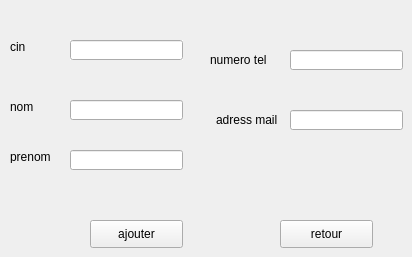
      <widget class="QWidget" name="tab_14">
       <attribute name="title">
        <string>ajouter client</string>
       </attribute>
       <widget class="QPushButton" name="ajouterclie">
        <property name="geometry">
         <rect>
          <x>90</x>
          <y>220</y>
          <width>93</width>
          <height>28</height>
         </rect>
        </property>
        <property name="text">
         <string>ajouter</string>
        </property>
       </widget>
       <widget class="QLineEdit" name="c_cin">
        <property name="geometry">
         <rect>
          <x>70</x>
          <y>40</y>
          <width>113</width>
          <height>20</height>
         </rect>
        </property>
        <property name="autoFillBackground">
         <bool>true</bool>
        </property>
       </widget>
       <widget class="QLineEdit" name="c_nom">
        <property name="geometry">
         <rect>
          <x>70</x>
          <y>100</y>
          <width>113</width>
          <height>20</height>
         </rect>
        </property>
        <property name="styleSheet">
         <string notr="true"/>
        </property>
       </widget>
       <widget class="QLineEdit" name="c_prenom">
        <property name="geometry">
         <rect>
          <x>70</x>
          <y>150</y>
          <width>113</width>
          <height>20</height>
         </rect>
        </property>
       </widget>
       <widget class="QLabel" name="label_27">
        <property name="geometry">
         <rect>
          <x>10</x>
          <y>40</y>
          <width>47</width>
          <height>13</height>
         </rect>
        </property>
        <property name="text">
         <string>cin</string>
        </property>
       </widget>
       <widget class="QLabel" name="label_28">
        <property name="geometry">
         <rect>
          <x>10</x>
          <y>100</y>
          <width>47</width>
          <height>13</height>
         </rect>
        </property>
        <property name="text">
         <string>nom</string>
        </property>
       </widget>
       <widget class="QLabel" name="label_34">
        <property name="geometry">
         <rect>
          <x>10</x>
          <y>150</y>
          <width>47</width>
          <height>13</height>
         </rect>
        </property>
        <property name="text">
         <string>prenom</string>
        </property>
       </widget>
       <widget class="QPushButton" name="pushButton_11">
        <property name="geometry">
         <rect>
          <x>280</x>
          <y>220</y>
          <width>93</width>
          <height>28</height>
         </rect>
        </property>
        <property name="text">
         <string>retour</string>
        </property>
       </widget>
       <widget class="QLineEdit" name="c_num">
        <property name="geometry">
         <rect>
          <x>290</x>
          <y>50</y>
          <width>113</width>
          <height>20</height>
         </rect>
        </property>
       </widget>
       <widget class="QLineEdit" name="c_mail">
        <property name="geometry">
         <rect>
          <x>290</x>
          <y>110</y>
          <width>113</width>
          <height>20</height>
         </rect>
        </property>
       </widget>
       <widget class="QLabel" name="label_35">
        <property name="geometry">
         <rect>
          <x>210</x>
          <y>50</y>
          <width>71</width>
          <height>20</height>
         </rect>
        </property>
        <property name="text">
         <string>numero tel</string>
        </property>
       </widget>
       <widget class="QLabel" name="label_36">
        <property name="geometry">
         <rect>
          <x>216</x>
          <y>110</y>
          <width>61</width>
          <height>20</height>
         </rect>
        </property>
        <property name="font">
         <font>
          <weight>50</weight>
          <bold>false</bold>
         </font>
        </property>
        <property name="text">
         <string>adress mail</string>
        </property>
        <property name="wordWrap">
         <bool>false</bool>
        </property>
        <property name="openExternalLinks">
         <bool>false</bool>
        </property>
       </widget>
      </widget>
